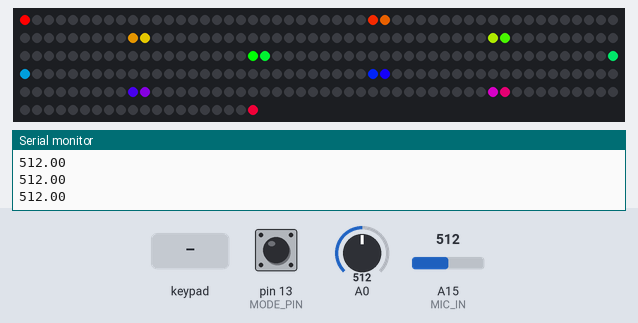
This sketch was run on a simulated Arduino Mega 2560, built with avr-gcc and run on an emulated ATmega2560. Parts: 270 RGB LEDs in strip order, left to right, continuing on the next row, the last lines printed to the serial monitor. The test bench sets the inputs (shaded band); at power-on: pin 13 (MODE_PIN) HIGH, A0 = 512, A15 (MIC_IN) = 512. Random numbers use the default seed unless the sketch sets one.

Above: at 4.2 s.
4.3 s: pin 13 (MODE_PIN) pulled LOW for 0.15 s
At 4.9 s:
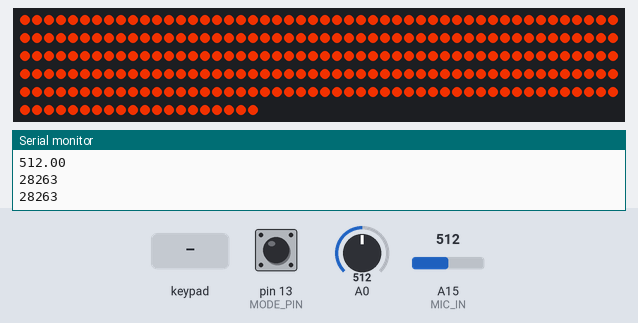
7.0 s: key '!' pressed
At 8.2 s:
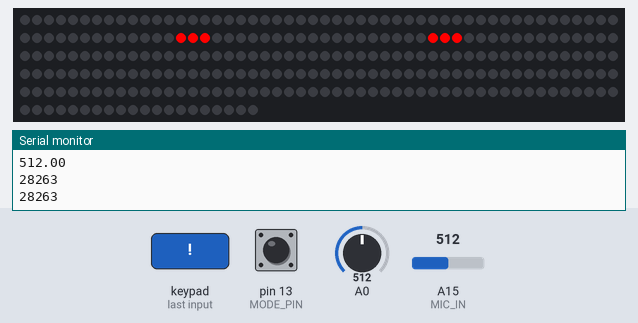
8.5 s: pin 13 (MODE_PIN) pulled LOW for 1 s
At 12.0 s:
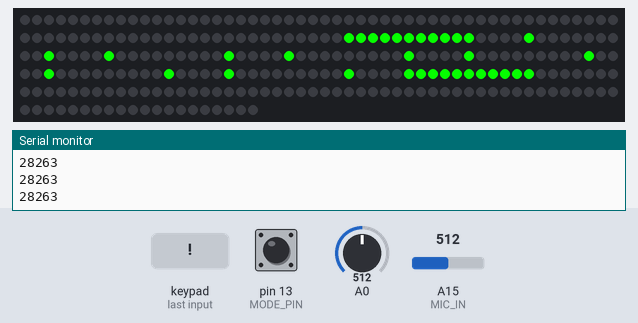
12.5 s: key '#' pressed
14.1 s: pin 13 (MODE_PIN) pulled LOW for 0.15 s
At 16.1 s:
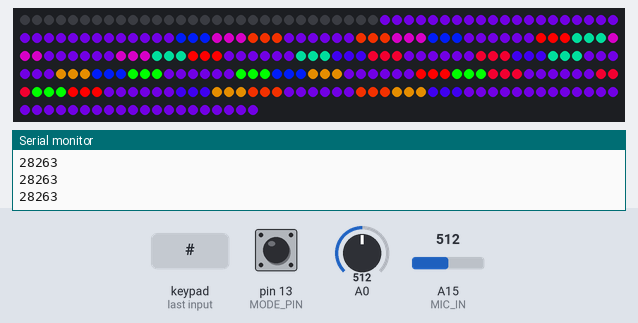
17.2 s: key '%' pressed
At 19.7 s:
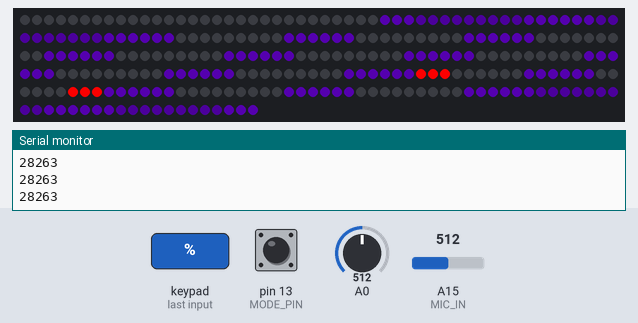
Timing chart, 0 to 20.8 s (numbered marks = the images above; inputs shaded):
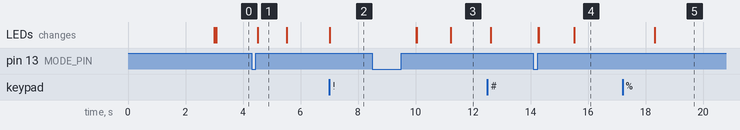

The sketch:

deenoboard.ino
```cpp
#include <Keypad.h>
#include <arduinoFFT.h>
#include <FastLED.h>
#include <time.h>

#define SAMPLES 32       // Must be a power of 2
#define LED_PIN     6     // Data pin to LEDS
#define NUM_LEDS    270
#define BRIGHTNESS  255    // from 0 to 255
#define LED_TYPE    WS2812B
#define COLOR_ORDER GRB
#define xres 18
#define yres 15

double vReal[SAMPLES];
double vImag[SAMPLES];


// Mode control
#define NUM_MODES 4
#define MODE_PIN 13


#define ROWS 5
#define COLS 9


// Visualiser
#define MIC_IN A15
int Intensity[xres] = { };
int Displacement = 1;

arduinoFFT FFT = arduinoFFT();


int values[ROWS][COLS]; // 2D array to keep track of the current color of each tile
int mem_values[ROWS][COLS]; // 2D array to keep track Memory Colors
int brightness[ROWS][COLS]; // 2D array to keep track of the current brightness of each tile
int mode = 1;

bool escape;


const byte rows = 5;
const byte cols = 9;

char keys[rows][cols] = {
  {1, 2, 3, 4, 5, 6, 7, 8, 9 },
  {11, 12, 13, 14, 15, 16, 17, 18, 19 },
  {21, 22, 23, 24, 25, 26, 27, 28, 29},
  {31, 32, 33, 34, 35, 36, 37, 38, 39 },
  {41, 42, 43, 44, 45, 46, 47, 48, 49 },
};


// 22 = First Row
// 31 = First Column
byte rowPins[rows] = {30, 28, 26, 24, 22 };
byte colPins[cols] = {31, 33, 35, 37, 39, 41, 43, 45, 47 };
Keypad buttons = Keypad( makeKeymap(keys), rowPins, colPins, rows, cols );

CRGB leds[NUM_LEDS];
CRGBPalette16 currentPalette;


int currentState;
int lastState = HIGH;


unsigned long btnTime;
bool reset = false;

void setup() {

    pinMode(MIC_IN, INPUT);
    Serial.begin(115200);
    delay(3000); // power-up safety delay
    FastLED.addLeds<LED_TYPE, LED_PIN, COLOR_ORDER>(leds, NUM_LEDS).setCorrection( TypicalLEDStrip );
    FastLED.setBrightness(  BRIGHTNESS );

    buttons.setHoldTime(500); // require a .5 second hold to change modes
    randomSeed(analogRead(0)); //Seed Random
    clear_display(); //Make sure the display is blank

    pinMode(MODE_PIN, INPUT_PULLUP);

}

bool isModeBtnPressed(){
  currentState = digitalRead(MODE_PIN);

  if (lastState == LOW && currentState == HIGH){
    if (mode == 2){
      delay(500);
    }
    cycle_mode();
    Serial.println('Mode switching');
    lastState = currentState;
    return true;
  }

  lastState = currentState;
  return false;
}

void light_screen(int color, int brightness, int saturation, int timeDelay);

void loop() {
  // currentState = digitalRead(MODE_PIN);
  // if (lastState == LOW && currentState == HIGH){
  //   clear_display();
  //   paint();
  //   // cycle_mode();
  //   Serial.println('Hi');
  // }
  // lastState = currentState;
  // light_row(0, 0, 1, 127, 255);

  isModeBtnPressed();
  switch(mode){
    case 1:
      Visualiser();
      break;
    case 2:
      light_screen(16, 255, 255, 1000);
      paint();
      FastLED.show();
      clear_display();
      break;
    case 3:
      light_screen(96, 255, 255, 1000);
      tic();
      clear_display();
      break;
    case 4:

      light_screen(180, 255, 255, 1000);
      Memory();
      clear_display();
      delay(2500);        // Wait 2.5 secs before showing next set of tiles
      break;
  }
}

void cycle_mode(){
  Serial.println('cycling');
  mode++;
  if (mode > NUM_MODES){
    mode = 1;
  }
}

// lights a specific led dictated by row and column
void light_led(int row, int col, int color, int brightness, int sat = 255){
  int extra = 0;
  if (col % 2 != 0){
    col -= 1;
    extra = 1 + (row * 2);
  }
  int led = (14 - row) + (15 * col) + extra;
  leds[led]= CHSV(color, sat, brightness);
  FastLED.show();
}

void light_column(int rowStart, int rowEnd, int col, int color, int bright){
    for(int i=rowStart; i >= rowEnd; i--){
        leds[i + 15*col]= CHSV(color, 255, bright);
    }
}
void light_row(int colStart, int colEnd, int row, int color, int bright){
  for (int i = colStart; i <= colEnd; i++){
    light_led(row, i, color, bright);
  }
}

void light_tile(int row, int col, int color, int bright, int sat = 255){
    if (color == 256)
        bright = 0;
    for(int i=14; i >= 12; i--){
        leds[i - 3*row + 30*col]= CHSV(color, sat, bright);
    }
    for(int i=15; i <= 17; i++){
        leds[i + 3*row + 30*col]= CHSV(color, sat, bright);
    }

    // values array keeps track of the current colour of a tile
    values[row][col] = color;
    brightness[row][col] = bright;
}

void light_screen(int color, int brightness, int saturation, int timeDelay = 1000){
  for (int i = 0; i < ROWS; i++){
    for (int j = 0; j < COLS; j++){
        light_tile(i, j, color, brightness);
    }
  }
  FastLED.show();
  delay(timeDelay);
  clear_display();
}

void paint(){
  clear_display();

  bool tap = 1;
  int color = 0;
  while(tap){                                               //Loop until a button is held
    int location = buttons.getKey();
    if (location){                                          //if a button is pressed
      if(values[location/10][(location%10)-1] != 256){
        color = values[location/10][(location%10)-1] + 32;  //Update Color if tile is already colored
        if (color > 256)
          color = 0;
      }
      else if (color == 256)                                //Loop back to red at end of rainbow
        color = 0;
      light_tile(location/10, (location%10)-1, color, 255); //Light tile color
      values[location/10][(location%10)-1] = color;
      FastLED.show();                                       //Update display
      delay(100);                                           //wait 1/10th of a second
    }
    if (isModeBtnPressed()){
      tap = 0;
    }
    if(buttons.getState() == HOLD)                          //Exit function if tile held
      tap = 0;
  }
}


void clear_display(){
  for(int i = 0; i < ROWS; i++){
    for(int j = 0; j < COLS; j++){
      light_tile(i, j, 256, 0);
      values[i][j] = 256;
    }
  }
  FastLED.show();
}

void draw_tic_border(){
  // top of grid
  // clear_display();
  int tileColour = 95;
  int tileBrightness = 255;

  light_column(11, 3, 5, tileColour, tileBrightness);
  light_column(11, 3, 12, tileColour, tileBrightness);
  light_row(5, 12, 2, tileColour, tileBrightness);
  light_row(5, 12, 12, tileColour, tileBrightness);
  // light_led(0, 0, 255, 255, 0);
  FastLED.show();
}

//-----------------------------------------------------------------------------------
//-----------------------------------------------------------------------------------
void tic(){
  clear_display();
  draw_tic_border();
  bool tap = 1;
  bool turn = 0;
  while(tacwinner() && tap){

    int location = buttons.getKey();
    if(mode == 3 && isModeBtnPressed()){
      tap = 0;
    }
    else {
      bool isAlreadyPushed = false;
      bool isValidBtn = false;

      for (int i = 1; i < 4; i++){
        for (int j = 3; j < 6; j++){
          if ((location / 10) == i && ((location % 10) - 1) == j){
            isValidBtn = true;
          }

          if (values[i][j] == values[(location / 10)][((location % 10) - 1)]){
            if (values[i][j] == 0 || values[i][j] == 120){
              isAlreadyPushed = true;
            }
          }
        }
      }
      if (!isAlreadyPushed && isValidBtn){
        int color = 0;
        if(turn)
          color = 120;
        light_tile(location/10, (location%10)-1, color, 255);
        delay(100);
        FastLED.show();
        turn = !turn;
      }
    }
  }
}


bool tacwinner(){
  //// Modified check meant for top left corner

  // Checks for tiles lit up in a row
  for (int i = 1; i < 4; i++){
    if (values[i][3] == values[i][4] && values[i][3] == values[i][5]){
      if (values[i][3] == 0){
        redwins();
        return 0;
      }
      if (values[i][3] == 120){
        bluewins();
        return 0;
      }
    }
  }

  // Checks for tiles lit up in a column
  for (int i = 3; i < 6; i++){
    if (values[1][i] == values[2][i] && values[1][i] == values[3][i]){
      if (values[1][i] == 0){
        redwins();
        return 0;
      }
      if (values[1][i] == 120){
        bluewins();
        return 0;
      }
    }
  }

  if (values[1][3] == values[2][4] && values[1][3] == values[3][5]){
    if (values[1][3] == 0){
      redwins();
      return 0;
    }
    if (values[1][3] == 120){
      bluewins();
      return 0;
    }
  }

  if (values[1][5] == values[2][4] && values[1][5] == values[3][3]){
      if (values[1][5] == 0){
        redwins();
        return 0;
      }
      if (values[1][5] == 120){
        bluewins();
        return 0;
      }
    }

  // Draw condition
  for (int i = 1; i < 4; i++){
    for (int j = 3; j < 6; j++){
      if (values[i][j] == 256){
        return 1;
      }
    }
  }

  nowins();
  return 0;
}

void redwins(){
  for (int i = 0; i < ROWS; i++)
    for (int j = 0; j < COLS; j++)
      light_tile(i, j, 0, 255);
  FastLED.show();
  delay(3000);
  clear_display();
}

void bluewins(){
  for (int i = 0; i < ROWS; i++)
    for (int j = 0; j < COLS; j++)
      light_tile(i, j, 120, 255);
  FastLED.show();
  delay(3000);
  clear_display();
}

void nowins(){
  bool yes = 0;
  for (int i = 0; i < ROWS; i++)
    for (int j = 0; j < COLS; j++){
      int color = 0;
      if(yes)
        color = 120;
      light_tile(i, j, color, 255);
      yes = !yes;
    }
  FastLED.show();
  delay(3000);
  clear_display();
}
//-----------------------------------------------------------------------------------

void Visualiser(){
  if (isModeBtnPressed()){
    Serial.println('Visualiser Pressed');
    return;
  }

  //Collect Samples
  getSamples();

  //Update Display
  displayUpdate();
  FastLED.show();
}

void getSamples(){

  for(int i = 0; i < SAMPLES; i++){
    vReal[i] = analogRead(MIC_IN);
    Serial.println(vReal[i]);
    vImag[i] = 0;
  }

  //FFT
  FFT.Windowing(vReal, SAMPLES, FFT_WIN_TYP_HAMMING, FFT_FORWARD);
  FFT.Compute(vReal, vImag, SAMPLES, FFT_FORWARD);
  FFT.ComplexToMagnitude(vReal, vImag, SAMPLES);

  //Update intensity Array
  for(int i = 2; i < (xres * Displacement) + 2; i += Displacement){
    vReal[i] = constrain(vReal[i],0 ,2047);            // set max value for input data
    vReal[i] = map(vReal[i], 0, 2047, 0, yres);        // map data to fit our display

    Intensity[(i / Displacement)-2] --;                      // Decrease displayed value
    if (vReal[i] > Intensity[(i / Displacement)-2])          // Match displayed value to measured value
      Intensity[(i / Displacement)-2] = vReal[i];
  }
}

void displayUpdate(){
  int color = 0;
  for(int i = 0; i < xres; i++){
    for(int j = 0; j < yres; j++){
      int index;
      if (i % 2 == 0) {
        index = i * yres + j;
      } else {
        index = (i + 1) * yres - j - 1;
      }
      if(j <= Intensity[i]){
        leds[index] = CHSV(color, 255, BRIGHTNESS);
      }
      else{
        leds[index] = CHSV(color, 255, 0);
      }
    }
    color += 255/xres;
  }
}


//-----------------------------------------------------------------------------------
void Memory(){
  randomSeed(analogRead(0));

  clear_display();                    //Clear display
  for(int i = 0; i < 5; i++){         //Print Vertical lines of box
    light_tile(i, 1, 192, 255);
    light_tile(i, 8, 192, 255);
  }
  for(int i = 1; i < 9; i++){         //Print Horizontal lines of box
    light_tile(0, i, 192, 255);
    light_tile(4, i, 192, 255);
  }
  FastLED.show();
  Set_Colors();                       //Set Random Color Locations
  bool tap = 1;
  int color;
  int tile1;
  int tile2;
  int end = 0;
  bool turn = true;

  int location1 = NULL;
  int location2 = NULL;

  while(tap){                         //Loop until BUTTON is held

    for(int i = 0; i < 5; i++){         //Print Vertical lines of box
        light_tile(i, 1, 192, 100);
        light_tile(i, 8, 192, 100);
      }
    for(int i = 1; i < 9; i++){         //Print Horizontal lines of box
      light_tile(0, i, 192, 140);
      light_tile(4, i, 192, 140);
    }
    for (int i = 0; i < 5; i++){
      int brightness = int(25 * end);
      light_tile(i, 0, 192, brightness);
    }

    if (isModeBtnPressed()){
      tap = 0;
      // break;
    }
    // if(buttons.getState() == HOLD)    //Exit if button is held
    //   tap = 0;

    if (turn){
      location1 = buttons.getKey();

      if (location1){                    //When a button is pushed

        if (values[location1/10][(location1%10) - 1] != 256){
          continue;
        }
        color = mem_values[location1/10][(location1%10)-1];         //Update the color of the clicked tile
        light_tile(location1/10, (location1%10)-1, color, 250);
        tile1 = color;
        FastLED.show();

        turn = false;
      }
    } else {
      location2 = buttons.getKey();

      if (location2){                  //When a button is pushed
        if (values[location2/10][(location2%10) - 1] != 256){
            continue;
          }

        color = mem_values[location2/10][(location2%10)-1];         //Update the color of the clicked tile
        light_tile(location2/10, (location2%10)-1, color, 255);
        tile2 = color;
        FastLED.show();
        turn = true;
      }
    }

    if (location1 != NULL && location2 != NULL){
      if(tile1 != tile2 || location1 == location2){              //If tiles are not the same color
          light_tile(location1/10, (location1%10)-1, 256, 255);   //Light the tiles black
          light_tile(location2/10, (location2%10)-1, 256, 255);
      }
      else {
        end++;
      }

      location1 = NULL;
      location2 = NULL;

      delay(1000);
    }
    FastLED.show();
    if(end == 9)
      tap = 0;
  }
}


void Set_Colors(){  //Makes a 4x4 grid of colored pairs in random locations for memory game
  srand(time(0));
  int red = 0;
  int blurple = 180;
  int orange = 16;
  int yellow = 40;
  int green = 96;
  int cyan = 132;
  int blue = 155;
  int pink = 240;
  int purple = 210;

  int colors[9] = {red, orange, yellow, green, cyan, blurple, blue, purple, pink};
  int values[9] = {255, 255, 255, 255, 255, 255, 255, 255, 255};

  for(int i = 1; i < ROWS; i++)
    for(int j = 2; j < COLS; j++)
      mem_values[i][j] = 256;

  for(int j = 0; j < 9; j++){         //Place 9 colors

    for(int i = 0; i < 2; i++){        //place each color twice
      bool tile_not_empty = 1;
      while(tile_not_empty){        //don't place color over another color
        int row = (random(1, 4));       //Get random tile
        int col = (random(2, 8));
        if(mem_values[row][col] == 256){  //Check if tile is empty
          mem_values[row][col] = colors[j];   //Place color
          light_tile(row, col, colors[j], values[j]);
          FastLED.show();
          tile_not_empty = 0;         //Exit loop
        }
      }
    }
    continue;
  }

  delay(2500); // flashes
  for (int i = 1; i < ROWS; i++){
    for (int j = 2; j < COLS; j++){
        light_tile(i, j, 256, 255);
        FastLED.show();
    }
  }
}
//-----------------------------------------------------------------------------------
```

Measured:
- after the input at 4.3 s, the LEDs: change after 0.21 s (image 1)
- after the input at 7.0 s, the LEDs: change at once (image 2)
- after the input at 8.5 s, the LEDs: first change after 1.5 s (image 3 shows a later state)
- after the input at 14.1 s, the LEDs: first change after 0.17 s (image 4 shows a later state)
- what the display in image 1 shows lasts 1.0 s, from 4.5 s to 5.5 s
